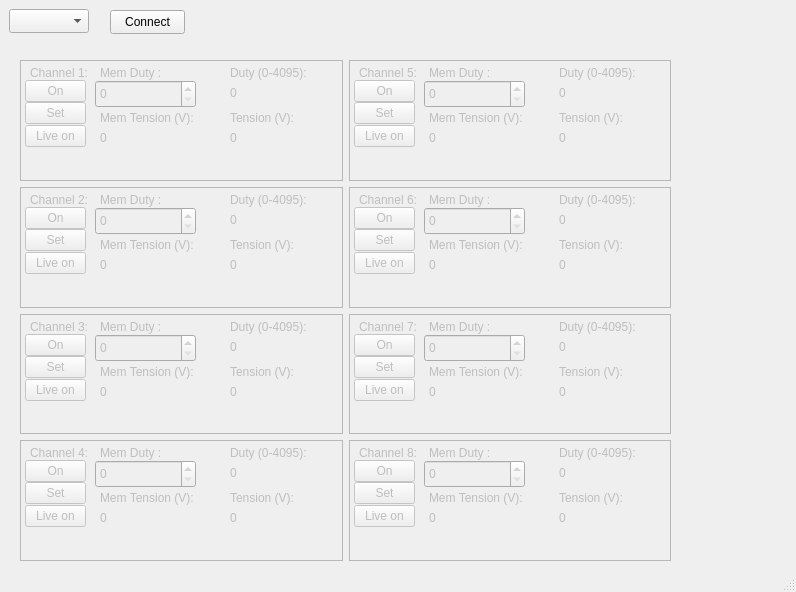
<?xml version="1.0" encoding="UTF-8"?>
<ui version="4.0">
 <class>MainWindow</class>
 <widget class="QMainWindow" name="MainWindow">
  <property name="geometry">
   <rect>
    <x>0</x>
    <y>0</y>
    <width>796</width>
    <height>592</height>
   </rect>
  </property>
  <property name="windowTitle">
   <string>MainWindow</string>
  </property>
  <widget class="QWidget" name="centralwidget">
   <widget class="QComboBox" name="comboBox_Port">
    <property name="geometry">
     <rect>
      <x>9</x>
      <y>9</y>
      <width>80</width>
      <height>24</height>
     </rect>
    </property>
   </widget>
   <widget class="QPushButton" name="pushButton_Serial_Connect">
    <property name="geometry">
     <rect>
      <x>110</x>
      <y>10</y>
      <width>75</width>
      <height>24</height>
     </rect>
    </property>
    <property name="text">
     <string>Connect</string>
    </property>
   </widget>
   <widget class="QWidget" name="">
    <property name="geometry">
     <rect>
      <x>20</x>
      <y>60</y>
      <width>651</width>
      <height>501</height>
     </rect>
    </property>
    <layout class="QGridLayout" name="gridLayout_2">
     <item row="0" column="0">
      <widget class="QFrame" name="frame_Channel_CH_1">
       <property name="enabled">
        <bool>false</bool>
       </property>
       <property name="frameShape">
        <enum>QFrame::Shape::StyledPanel</enum>
       </property>
       <property name="frameShadow">
        <enum>QFrame::Shadow::Raised</enum>
       </property>
       <widget class="QLabel" name="label">
        <property name="geometry">
         <rect>
          <x>10</x>
          <y>5</y>
          <width>61</width>
          <height>16</height>
         </rect>
        </property>
        <property name="layoutDirection">
         <enum>Qt::LayoutDirection::LeftToRight</enum>
        </property>
        <property name="text">
         <string>Channel 1:</string>
        </property>
       </widget>
       <widget class="QPushButton" name="pushButton_State_CH_1">
        <property name="geometry">
         <rect>
          <x>5</x>
          <y>20</y>
          <width>61</width>
          <height>22</height>
         </rect>
        </property>
        <property name="text">
         <string>On</string>
        </property>
       </widget>
       <widget class="QSpinBox" name="spinBox_Duty_CH_1">
        <property name="enabled">
         <bool>false</bool>
        </property>
        <property name="geometry">
         <rect>
          <x>75</x>
          <y>20</y>
          <width>101</width>
          <height>28</height>
         </rect>
        </property>
        <property name="maximum">
         <number>4095</number>
        </property>
       </widget>
       <widget class="QLabel" name="label_2">
        <property name="geometry">
         <rect>
          <x>80</x>
          <y>5</y>
          <width>111</width>
          <height>16</height>
         </rect>
        </property>
        <property name="text">
         <string>Mem Duty :</string>
        </property>
       </widget>
       <widget class="QLabel" name="label_3">
        <property name="geometry">
         <rect>
          <x>80</x>
          <y>50</y>
          <width>101</width>
          <height>16</height>
         </rect>
        </property>
        <property name="text">
         <string>Mem Tension (V):</string>
        </property>
       </widget>
       <widget class="QLabel" name="label_Voltage_CH_1">
        <property name="geometry">
         <rect>
          <x>80</x>
          <y>70</y>
          <width>49</width>
          <height>16</height>
         </rect>
        </property>
        <property name="text">
         <string>0</string>
        </property>
       </widget>
       <widget class="QPushButton" name="pushButton_Set_CH_1">
        <property name="enabled">
         <bool>false</bool>
        </property>
        <property name="geometry">
         <rect>
          <x>5</x>
          <y>42</y>
          <width>61</width>
          <height>22</height>
         </rect>
        </property>
        <property name="text">
         <string>Set</string>
        </property>
       </widget>
       <widget class="QPushButton" name="pushButton_LiveState_CH_1">
        <property name="enabled">
         <bool>false</bool>
        </property>
        <property name="geometry">
         <rect>
          <x>5</x>
          <y>65</y>
          <width>61</width>
          <height>22</height>
         </rect>
        </property>
        <property name="text">
         <string>Live on</string>
        </property>
       </widget>
       <widget class="QLabel" name="label_4">
        <property name="geometry">
         <rect>
          <x>210</x>
          <y>50</y>
          <width>71</width>
          <height>16</height>
         </rect>
        </property>
        <property name="text">
         <string>Tension (V):</string>
        </property>
       </widget>
       <widget class="QLabel" name="label_Current_Voltage_CH_1">
        <property name="geometry">
         <rect>
          <x>210</x>
          <y>70</y>
          <width>49</width>
          <height>16</height>
         </rect>
        </property>
        <property name="text">
         <string>0</string>
        </property>
       </widget>
       <widget class="QLabel" name="label_5">
        <property name="geometry">
         <rect>
          <x>210</x>
          <y>5</y>
          <width>81</width>
          <height>16</height>
         </rect>
        </property>
        <property name="text">
         <string>Duty (0-4095):</string>
        </property>
       </widget>
       <widget class="QLabel" name="label_Current_Duty_CH_1">
        <property name="geometry">
         <rect>
          <x>210</x>
          <y>25</y>
          <width>49</width>
          <height>16</height>
         </rect>
        </property>
        <property name="text">
         <string>0</string>
        </property>
       </widget>
      </widget>
     </item>
     <item row="0" column="1">
      <widget class="QFrame" name="frame_Channel_CH_5">
       <property name="enabled">
        <bool>false</bool>
       </property>
       <property name="frameShape">
        <enum>QFrame::Shape::StyledPanel</enum>
       </property>
       <property name="frameShadow">
        <enum>QFrame::Shadow::Raised</enum>
       </property>
       <widget class="QLabel" name="label_21">
        <property name="geometry">
         <rect>
          <x>10</x>
          <y>5</y>
          <width>61</width>
          <height>16</height>
         </rect>
        </property>
        <property name="layoutDirection">
         <enum>Qt::LayoutDirection::LeftToRight</enum>
        </property>
        <property name="text">
         <string>Channel 5:</string>
        </property>
       </widget>
       <widget class="QPushButton" name="pushButton_State_CH_5">
        <property name="geometry">
         <rect>
          <x>5</x>
          <y>20</y>
          <width>61</width>
          <height>22</height>
         </rect>
        </property>
        <property name="text">
         <string>On</string>
        </property>
       </widget>
       <widget class="QSpinBox" name="spinBox_Duty_CH_5">
        <property name="enabled">
         <bool>false</bool>
        </property>
        <property name="geometry">
         <rect>
          <x>75</x>
          <y>20</y>
          <width>101</width>
          <height>28</height>
         </rect>
        </property>
        <property name="maximum">
         <number>4095</number>
        </property>
       </widget>
       <widget class="QLabel" name="label_22">
        <property name="geometry">
         <rect>
          <x>80</x>
          <y>5</y>
          <width>111</width>
          <height>16</height>
         </rect>
        </property>
        <property name="text">
         <string>Mem Duty :</string>
        </property>
       </widget>
       <widget class="QLabel" name="label_23">
        <property name="geometry">
         <rect>
          <x>80</x>
          <y>50</y>
          <width>101</width>
          <height>16</height>
         </rect>
        </property>
        <property name="text">
         <string>Mem Tension (V):</string>
        </property>
       </widget>
       <widget class="QLabel" name="label_Voltage_CH_5">
        <property name="geometry">
         <rect>
          <x>80</x>
          <y>70</y>
          <width>49</width>
          <height>16</height>
         </rect>
        </property>
        <property name="text">
         <string>0</string>
        </property>
       </widget>
       <widget class="QPushButton" name="pushButton_Set_CH_5">
        <property name="enabled">
         <bool>false</bool>
        </property>
        <property name="geometry">
         <rect>
          <x>5</x>
          <y>42</y>
          <width>61</width>
          <height>22</height>
         </rect>
        </property>
        <property name="text">
         <string>Set</string>
        </property>
       </widget>
       <widget class="QPushButton" name="pushButton_LiveState_CH_5">
        <property name="enabled">
         <bool>false</bool>
        </property>
        <property name="geometry">
         <rect>
          <x>5</x>
          <y>65</y>
          <width>61</width>
          <height>22</height>
         </rect>
        </property>
        <property name="text">
         <string>Live on</string>
        </property>
       </widget>
       <widget class="QLabel" name="label_24">
        <property name="geometry">
         <rect>
          <x>210</x>
          <y>50</y>
          <width>71</width>
          <height>16</height>
         </rect>
        </property>
        <property name="text">
         <string>Tension (V):</string>
        </property>
       </widget>
       <widget class="QLabel" name="label_Current_Voltage_CH_5">
        <property name="geometry">
         <rect>
          <x>210</x>
          <y>70</y>
          <width>49</width>
          <height>16</height>
         </rect>
        </property>
        <property name="text">
         <string>0</string>
        </property>
       </widget>
       <widget class="QLabel" name="label_25">
        <property name="geometry">
         <rect>
          <x>210</x>
          <y>5</y>
          <width>81</width>
          <height>16</height>
         </rect>
        </property>
        <property name="text">
         <string>Duty (0-4095):</string>
        </property>
       </widget>
       <widget class="QLabel" name="label_Current_Duty_CH_5">
        <property name="geometry">
         <rect>
          <x>210</x>
          <y>25</y>
          <width>49</width>
          <height>16</height>
         </rect>
        </property>
        <property name="text">
         <string>0</string>
        </property>
       </widget>
      </widget>
     </item>
     <item row="1" column="0">
      <widget class="QFrame" name="frame_Channel_CH_2">
       <property name="enabled">
        <bool>false</bool>
       </property>
       <property name="frameShape">
        <enum>QFrame::Shape::StyledPanel</enum>
       </property>
       <property name="frameShadow">
        <enum>QFrame::Shadow::Raised</enum>
       </property>
       <widget class="QLabel" name="label_6">
        <property name="geometry">
         <rect>
          <x>10</x>
          <y>5</y>
          <width>61</width>
          <height>16</height>
         </rect>
        </property>
        <property name="layoutDirection">
         <enum>Qt::LayoutDirection::LeftToRight</enum>
        </property>
        <property name="text">
         <string>Channel 2:</string>
        </property>
       </widget>
       <widget class="QPushButton" name="pushButton_State_CH_2">
        <property name="geometry">
         <rect>
          <x>5</x>
          <y>20</y>
          <width>61</width>
          <height>22</height>
         </rect>
        </property>
        <property name="text">
         <string>On</string>
        </property>
       </widget>
       <widget class="QSpinBox" name="spinBox_Duty_CH_2">
        <property name="enabled">
         <bool>false</bool>
        </property>
        <property name="geometry">
         <rect>
          <x>75</x>
          <y>20</y>
          <width>101</width>
          <height>28</height>
         </rect>
        </property>
        <property name="maximum">
         <number>4095</number>
        </property>
       </widget>
       <widget class="QLabel" name="label_7">
        <property name="geometry">
         <rect>
          <x>80</x>
          <y>5</y>
          <width>111</width>
          <height>16</height>
         </rect>
        </property>
        <property name="text">
         <string>Mem Duty :</string>
        </property>
       </widget>
       <widget class="QLabel" name="label_8">
        <property name="geometry">
         <rect>
          <x>80</x>
          <y>50</y>
          <width>101</width>
          <height>16</height>
         </rect>
        </property>
        <property name="text">
         <string>Mem Tension (V):</string>
        </property>
       </widget>
       <widget class="QLabel" name="label_Voltage_CH_2">
        <property name="geometry">
         <rect>
          <x>80</x>
          <y>70</y>
          <width>49</width>
          <height>16</height>
         </rect>
        </property>
        <property name="text">
         <string>0</string>
        </property>
       </widget>
       <widget class="QPushButton" name="pushButton_Set_CH_2">
        <property name="enabled">
         <bool>false</bool>
        </property>
        <property name="geometry">
         <rect>
          <x>5</x>
          <y>42</y>
          <width>61</width>
          <height>22</height>
         </rect>
        </property>
        <property name="text">
         <string>Set</string>
        </property>
       </widget>
       <widget class="QPushButton" name="pushButton_LiveState_CH_2">
        <property name="enabled">
         <bool>false</bool>
        </property>
        <property name="geometry">
         <rect>
          <x>5</x>
          <y>65</y>
          <width>61</width>
          <height>22</height>
         </rect>
        </property>
        <property name="text">
         <string>Live on</string>
        </property>
       </widget>
       <widget class="QLabel" name="label_9">
        <property name="geometry">
         <rect>
          <x>210</x>
          <y>50</y>
          <width>71</width>
          <height>16</height>
         </rect>
        </property>
        <property name="text">
         <string>Tension (V):</string>
        </property>
       </widget>
       <widget class="QLabel" name="label_Current_Voltage_CH_2">
        <property name="geometry">
         <rect>
          <x>210</x>
          <y>70</y>
          <width>49</width>
          <height>16</height>
         </rect>
        </property>
        <property name="text">
         <string>0</string>
        </property>
       </widget>
       <widget class="QLabel" name="label_10">
        <property name="geometry">
         <rect>
          <x>210</x>
          <y>5</y>
          <width>81</width>
          <height>16</height>
         </rect>
        </property>
        <property name="text">
         <string>Duty (0-4095):</string>
        </property>
       </widget>
       <widget class="QLabel" name="label_Current_Duty_CH_2">
        <property name="geometry">
         <rect>
          <x>210</x>
          <y>25</y>
          <width>49</width>
          <height>16</height>
         </rect>
        </property>
        <property name="text">
         <string>0</string>
        </property>
       </widget>
      </widget>
     </item>
     <item row="1" column="1">
      <widget class="QFrame" name="frame_Channel_CH_6">
       <property name="enabled">
        <bool>false</bool>
       </property>
       <property name="frameShape">
        <enum>QFrame::Shape::StyledPanel</enum>
       </property>
       <property name="frameShadow">
        <enum>QFrame::Shadow::Raised</enum>
       </property>
       <widget class="QLabel" name="label_26">
        <property name="geometry">
         <rect>
          <x>10</x>
          <y>5</y>
          <width>61</width>
          <height>16</height>
         </rect>
        </property>
        <property name="layoutDirection">
         <enum>Qt::LayoutDirection::LeftToRight</enum>
        </property>
        <property name="text">
         <string>Channel 6:</string>
        </property>
       </widget>
       <widget class="QPushButton" name="pushButton_State_CH_6">
        <property name="geometry">
         <rect>
          <x>5</x>
          <y>20</y>
          <width>61</width>
          <height>22</height>
         </rect>
        </property>
        <property name="text">
         <string>On</string>
        </property>
       </widget>
       <widget class="QSpinBox" name="spinBox_Duty_CH_6">
        <property name="enabled">
         <bool>false</bool>
        </property>
        <property name="geometry">
         <rect>
          <x>75</x>
          <y>20</y>
          <width>101</width>
          <height>28</height>
         </rect>
        </property>
        <property name="maximum">
         <number>4095</number>
        </property>
       </widget>
       <widget class="QLabel" name="label_27">
        <property name="geometry">
         <rect>
          <x>80</x>
          <y>5</y>
          <width>111</width>
          <height>16</height>
         </rect>
        </property>
        <property name="text">
         <string>Mem Duty :</string>
        </property>
       </widget>
       <widget class="QLabel" name="label_28">
        <property name="geometry">
         <rect>
          <x>80</x>
          <y>50</y>
          <width>101</width>
          <height>16</height>
         </rect>
        </property>
        <property name="text">
         <string>Mem Tension (V):</string>
        </property>
       </widget>
       <widget class="QLabel" name="label_Voltage_CH_6">
        <property name="geometry">
         <rect>
          <x>80</x>
          <y>70</y>
          <width>49</width>
          <height>16</height>
         </rect>
        </property>
        <property name="text">
         <string>0</string>
        </property>
       </widget>
       <widget class="QPushButton" name="pushButton_Set_CH_6">
        <property name="enabled">
         <bool>false</bool>
        </property>
        <property name="geometry">
         <rect>
          <x>5</x>
          <y>42</y>
          <width>61</width>
          <height>22</height>
         </rect>
        </property>
        <property name="text">
         <string>Set</string>
        </property>
       </widget>
       <widget class="QPushButton" name="pushButton_LiveState_CH_6">
        <property name="enabled">
         <bool>false</bool>
        </property>
        <property name="geometry">
         <rect>
          <x>5</x>
          <y>65</y>
          <width>61</width>
          <height>22</height>
         </rect>
        </property>
        <property name="text">
         <string>Live on</string>
        </property>
       </widget>
       <widget class="QLabel" name="label_29">
        <property name="geometry">
         <rect>
          <x>210</x>
          <y>50</y>
          <width>71</width>
          <height>16</height>
         </rect>
        </property>
        <property name="text">
         <string>Tension (V):</string>
        </property>
       </widget>
       <widget class="QLabel" name="label_Current_Voltage_CH_6">
        <property name="geometry">
         <rect>
          <x>210</x>
          <y>70</y>
          <width>49</width>
          <height>16</height>
         </rect>
        </property>
        <property name="text">
         <string>0</string>
        </property>
       </widget>
       <widget class="QLabel" name="label_30">
        <property name="geometry">
         <rect>
          <x>210</x>
          <y>5</y>
          <width>81</width>
          <height>16</height>
         </rect>
        </property>
        <property name="text">
         <string>Duty (0-4095):</string>
        </property>
       </widget>
       <widget class="QLabel" name="label_Current_Duty_CH_6">
        <property name="geometry">
         <rect>
          <x>210</x>
          <y>25</y>
          <width>49</width>
          <height>16</height>
         </rect>
        </property>
        <property name="text">
         <string>0</string>
        </property>
       </widget>
      </widget>
     </item>
     <item row="2" column="0">
      <widget class="QFrame" name="frame_Channel_CH_3">
       <property name="enabled">
        <bool>false</bool>
       </property>
       <property name="frameShape">
        <enum>QFrame::Shape::StyledPanel</enum>
       </property>
       <property name="frameShadow">
        <enum>QFrame::Shadow::Raised</enum>
       </property>
       <widget class="QLabel" name="label_11">
        <property name="geometry">
         <rect>
          <x>10</x>
          <y>5</y>
          <width>61</width>
          <height>16</height>
         </rect>
        </property>
        <property name="layoutDirection">
         <enum>Qt::LayoutDirection::LeftToRight</enum>
        </property>
        <property name="text">
         <string>Channel 3:</string>
        </property>
       </widget>
       <widget class="QPushButton" name="pushButton_State_CH_3">
        <property name="geometry">
         <rect>
          <x>5</x>
          <y>20</y>
          <width>61</width>
          <height>22</height>
         </rect>
        </property>
        <property name="text">
         <string>On</string>
        </property>
       </widget>
       <widget class="QSpinBox" name="spinBox_Duty_CH_3">
        <property name="enabled">
         <bool>false</bool>
        </property>
        <property name="geometry">
         <rect>
          <x>75</x>
          <y>20</y>
          <width>101</width>
          <height>28</height>
         </rect>
        </property>
        <property name="maximum">
         <number>4095</number>
        </property>
       </widget>
       <widget class="QLabel" name="label_12">
        <property name="geometry">
         <rect>
          <x>80</x>
          <y>5</y>
          <width>111</width>
          <height>16</height>
         </rect>
        </property>
        <property name="text">
         <string>Mem Duty :</string>
        </property>
       </widget>
       <widget class="QLabel" name="label_13">
        <property name="geometry">
         <rect>
          <x>80</x>
          <y>50</y>
          <width>101</width>
          <height>16</height>
         </rect>
        </property>
        <property name="text">
         <string>Mem Tension (V):</string>
        </property>
       </widget>
       <widget class="QLabel" name="label_Voltage_CH_3">
        <property name="geometry">
         <rect>
          <x>80</x>
          <y>70</y>
          <width>49</width>
          <height>16</height>
         </rect>
        </property>
        <property name="text">
         <string>0</string>
        </property>
       </widget>
       <widget class="QPushButton" name="pushButton_Set_CH_3">
        <property name="enabled">
         <bool>false</bool>
        </property>
        <property name="geometry">
         <rect>
          <x>5</x>
          <y>42</y>
          <width>61</width>
          <height>22</height>
         </rect>
        </property>
        <property name="text">
         <string>Set</string>
        </property>
       </widget>
       <widget class="QPushButton" name="pushButton_LiveState_CH_3">
        <property name="enabled">
         <bool>false</bool>
        </property>
        <property name="geometry">
         <rect>
          <x>5</x>
          <y>65</y>
          <width>61</width>
          <height>22</height>
         </rect>
        </property>
        <property name="text">
         <string>Live on</string>
        </property>
       </widget>
       <widget class="QLabel" name="label_14">
        <property name="geometry">
         <rect>
          <x>210</x>
          <y>50</y>
          <width>71</width>
          <height>16</height>
         </rect>
        </property>
        <property name="text">
         <string>Tension (V):</string>
        </property>
       </widget>
       <widget class="QLabel" name="label_Current_Voltage_CH_3">
        <property name="geometry">
         <rect>
          <x>210</x>
          <y>70</y>
          <width>49</width>
          <height>16</height>
         </rect>
        </property>
        <property name="text">
         <string>0</string>
        </property>
       </widget>
       <widget class="QLabel" name="label_15">
        <property name="geometry">
         <rect>
          <x>210</x>
          <y>5</y>
          <width>81</width>
          <height>16</height>
         </rect>
        </property>
        <property name="text">
         <string>Duty (0-4095):</string>
        </property>
       </widget>
       <widget class="QLabel" name="label_Current_Duty_CH_3">
        <property name="geometry">
         <rect>
          <x>210</x>
          <y>25</y>
          <width>49</width>
          <height>16</height>
         </rect>
        </property>
        <property name="text">
         <string>0</string>
        </property>
       </widget>
      </widget>
     </item>
     <item row="2" column="1">
      <widget class="QFrame" name="frame_Channel_CH_7">
       <property name="enabled">
        <bool>false</bool>
       </property>
       <property name="frameShape">
        <enum>QFrame::Shape::StyledPanel</enum>
       </property>
       <property name="frameShadow">
        <enum>QFrame::Shadow::Raised</enum>
       </property>
       <widget class="QLabel" name="label_31">
        <property name="geometry">
         <rect>
          <x>10</x>
          <y>5</y>
          <width>61</width>
          <height>16</height>
         </rect>
        </property>
        <property name="layoutDirection">
         <enum>Qt::LayoutDirection::LeftToRight</enum>
        </property>
        <property name="text">
         <string>Channel 7:</string>
        </property>
       </widget>
       <widget class="QPushButton" name="pushButton_State_CH_7">
        <property name="geometry">
         <rect>
          <x>5</x>
          <y>20</y>
          <width>61</width>
          <height>22</height>
         </rect>
        </property>
        <property name="text">
         <string>On</string>
        </property>
       </widget>
       <widget class="QSpinBox" name="spinBox_Duty_CH_7">
        <property name="enabled">
         <bool>false</bool>
        </property>
        <property name="geometry">
         <rect>
          <x>75</x>
          <y>20</y>
          <width>101</width>
          <height>28</height>
         </rect>
        </property>
        <property name="maximum">
         <number>4095</number>
        </property>
       </widget>
       <widget class="QLabel" name="label_32">
        <property name="geometry">
         <rect>
          <x>80</x>
          <y>5</y>
          <width>111</width>
          <height>16</height>
         </rect>
        </property>
        <property name="text">
         <string>Mem Duty :</string>
        </property>
       </widget>
       <widget class="QLabel" name="label_33">
        <property name="geometry">
         <rect>
          <x>80</x>
          <y>50</y>
          <width>101</width>
          <height>16</height>
         </rect>
        </property>
        <property name="text">
         <string>Mem Tension (V):</string>
        </property>
       </widget>
       <widget class="QLabel" name="label_Voltage_CH_7">
        <property name="geometry">
         <rect>
          <x>80</x>
          <y>70</y>
          <width>49</width>
          <height>16</height>
         </rect>
        </property>
        <property name="text">
         <string>0</string>
        </property>
       </widget>
       <widget class="QPushButton" name="pushButton_Set_CH_7">
        <property name="enabled">
         <bool>false</bool>
        </property>
        <property name="geometry">
         <rect>
          <x>5</x>
          <y>42</y>
          <width>61</width>
          <height>22</height>
         </rect>
        </property>
        <property name="text">
         <string>Set</string>
        </property>
       </widget>
       <widget class="QPushButton" name="pushButton_LiveState_CH_7">
        <property name="enabled">
         <bool>false</bool>
        </property>
        <property name="geometry">
         <rect>
          <x>5</x>
          <y>65</y>
          <width>61</width>
          <height>22</height>
         </rect>
        </property>
        <property name="text">
         <string>Live on</string>
        </property>
       </widget>
       <widget class="QLabel" name="label_34">
        <property name="geometry">
         <rect>
          <x>210</x>
          <y>50</y>
          <width>71</width>
          <height>16</height>
         </rect>
        </property>
        <property name="text">
         <string>Tension (V):</string>
        </property>
       </widget>
       <widget class="QLabel" name="label_Current_Voltage_CH_7">
        <property name="geometry">
         <rect>
          <x>210</x>
          <y>70</y>
          <width>49</width>
          <height>16</height>
         </rect>
        </property>
        <property name="text">
         <string>0</string>
        </property>
       </widget>
       <widget class="QLabel" name="label_35">
        <property name="geometry">
         <rect>
          <x>210</x>
          <y>5</y>
          <width>81</width>
          <height>16</height>
         </rect>
        </property>
        <property name="text">
         <string>Duty (0-4095):</string>
        </property>
       </widget>
       <widget class="QLabel" name="label_Current_Duty_CH_7">
        <property name="geometry">
         <rect>
          <x>210</x>
          <y>25</y>
          <width>49</width>
          <height>16</height>
         </rect>
        </property>
        <property name="text">
         <string>0</string>
        </property>
       </widget>
      </widget>
     </item>
     <item row="3" column="0">
      <widget class="QFrame" name="frame_Channel_CH_4">
       <property name="enabled">
        <bool>false</bool>
       </property>
       <property name="frameShape">
        <enum>QFrame::Shape::StyledPanel</enum>
       </property>
       <property name="frameShadow">
        <enum>QFrame::Shadow::Raised</enum>
       </property>
       <widget class="QLabel" name="label_16">
        <property name="geometry">
         <rect>
          <x>10</x>
          <y>5</y>
          <width>61</width>
          <height>16</height>
         </rect>
        </property>
        <property name="layoutDirection">
         <enum>Qt::LayoutDirection::LeftToRight</enum>
        </property>
        <property name="text">
         <string>Channel 4:</string>
        </property>
       </widget>
       <widget class="QPushButton" name="pushButton_State_CH_4">
        <property name="geometry">
         <rect>
          <x>5</x>
          <y>20</y>
          <width>61</width>
          <height>22</height>
         </rect>
        </property>
        <property name="text">
         <string>On</string>
        </property>
       </widget>
       <widget class="QSpinBox" name="spinBox_Duty_CH_4">
        <property name="enabled">
         <bool>false</bool>
        </property>
        <property name="geometry">
         <rect>
          <x>75</x>
          <y>20</y>
          <width>101</width>
          <height>28</height>
         </rect>
        </property>
        <property name="maximum">
         <number>4095</number>
        </property>
       </widget>
       <widget class="QLabel" name="label_17">
        <property name="geometry">
         <rect>
          <x>80</x>
          <y>5</y>
          <width>111</width>
          <height>16</height>
         </rect>
        </property>
        <property name="text">
         <string>Mem Duty :</string>
        </property>
       </widget>
       <widget class="QLabel" name="label_18">
        <property name="geometry">
         <rect>
          <x>80</x>
          <y>50</y>
          <width>101</width>
          <height>16</height>
         </rect>
        </property>
        <property name="text">
         <string>Mem Tension (V):</string>
        </property>
       </widget>
       <widget class="QLabel" name="label_Voltage_CH_4">
        <property name="geometry">
         <rect>
          <x>80</x>
          <y>70</y>
          <width>49</width>
          <height>16</height>
         </rect>
        </property>
        <property name="text">
         <string>0</string>
        </property>
       </widget>
       <widget class="QPushButton" name="pushButton_Set_CH_4">
        <property name="enabled">
         <bool>false</bool>
        </property>
        <property name="geometry">
         <rect>
          <x>5</x>
          <y>42</y>
          <width>61</width>
          <height>22</height>
         </rect>
        </property>
        <property name="text">
         <string>Set</string>
        </property>
       </widget>
       <widget class="QPushButton" name="pushButton_LiveState_CH_4">
        <property name="enabled">
         <bool>false</bool>
        </property>
        <property name="geometry">
         <rect>
          <x>5</x>
          <y>65</y>
          <width>61</width>
          <height>22</height>
         </rect>
        </property>
        <property name="text">
         <string>Live on</string>
        </property>
       </widget>
       <widget class="QLabel" name="label_19">
        <property name="geometry">
         <rect>
          <x>210</x>
          <y>50</y>
          <width>71</width>
          <height>16</height>
         </rect>
        </property>
        <property name="text">
         <string>Tension (V):</string>
        </property>
       </widget>
       <widget class="QLabel" name="label_Current_Voltage_CH_4">
        <property name="geometry">
         <rect>
          <x>210</x>
          <y>70</y>
          <width>49</width>
          <height>16</height>
         </rect>
        </property>
        <property name="text">
         <string>0</string>
        </property>
       </widget>
       <widget class="QLabel" name="label_20">
        <property name="geometry">
         <rect>
          <x>210</x>
          <y>5</y>
          <width>81</width>
          <height>16</height>
         </rect>
        </property>
        <property name="text">
         <string>Duty (0-4095):</string>
        </property>
       </widget>
       <widget class="QLabel" name="label_Current_Duty_CH_4">
        <property name="geometry">
         <rect>
          <x>210</x>
          <y>25</y>
          <width>49</width>
          <height>16</height>
         </rect>
        </property>
        <property name="text">
         <string>0</string>
        </property>
       </widget>
      </widget>
     </item>
     <item row="3" column="1">
      <widget class="QFrame" name="frame_Channel_CH_8">
       <property name="enabled">
        <bool>false</bool>
       </property>
       <property name="frameShape">
        <enum>QFrame::Shape::StyledPanel</enum>
       </property>
       <property name="frameShadow">
        <enum>QFrame::Shadow::Raised</enum>
       </property>
       <widget class="QLabel" name="label_36">
        <property name="geometry">
         <rect>
          <x>10</x>
          <y>5</y>
          <width>61</width>
          <height>16</height>
         </rect>
        </property>
        <property name="layoutDirection">
         <enum>Qt::LayoutDirection::LeftToRight</enum>
        </property>
        <property name="text">
         <string>Channel 8:</string>
        </property>
       </widget>
       <widget class="QPushButton" name="pushButton_State_CH_8">
        <property name="geometry">
         <rect>
          <x>5</x>
          <y>20</y>
          <width>61</width>
          <height>22</height>
         </rect>
        </property>
        <property name="text">
         <string>On</string>
        </property>
       </widget>
       <widget class="QSpinBox" name="spinBox_Duty_CH_8">
        <property name="enabled">
         <bool>false</bool>
        </property>
        <property name="geometry">
         <rect>
          <x>75</x>
          <y>20</y>
          <width>101</width>
          <height>28</height>
         </rect>
        </property>
        <property name="maximum">
         <number>4095</number>
        </property>
       </widget>
       <widget class="QLabel" name="label_37">
        <property name="geometry">
         <rect>
          <x>80</x>
          <y>5</y>
          <width>111</width>
          <height>16</height>
         </rect>
        </property>
        <property name="text">
         <string>Mem Duty :</string>
        </property>
       </widget>
       <widget class="QLabel" name="label_38">
        <property name="geometry">
         <rect>
          <x>80</x>
          <y>50</y>
          <width>101</width>
          <height>16</height>
         </rect>
        </property>
        <property name="text">
         <string>Mem Tension (V):</string>
        </property>
       </widget>
       <widget class="QLabel" name="label_Voltage_CH_8">
        <property name="geometry">
         <rect>
          <x>80</x>
          <y>70</y>
          <width>49</width>
          <height>16</height>
         </rect>
        </property>
        <property name="text">
         <string>0</string>
        </property>
       </widget>
       <widget class="QPushButton" name="pushButton_Set_CH_8">
        <property name="enabled">
         <bool>false</bool>
        </property>
        <property name="geometry">
         <rect>
          <x>5</x>
          <y>42</y>
          <width>61</width>
          <height>22</height>
         </rect>
        </property>
        <property name="text">
         <string>Set</string>
        </property>
       </widget>
       <widget class="QPushButton" name="pushButton_LiveState_CH_8">
        <property name="enabled">
         <bool>false</bool>
        </property>
        <property name="geometry">
         <rect>
          <x>5</x>
          <y>65</y>
          <width>61</width>
          <height>22</height>
         </rect>
        </property>
        <property name="text">
         <string>Live on</string>
        </property>
       </widget>
       <widget class="QLabel" name="label_39">
        <property name="geometry">
         <rect>
          <x>210</x>
          <y>50</y>
          <width>71</width>
          <height>16</height>
         </rect>
        </property>
        <property name="text">
         <string>Tension (V):</string>
        </property>
       </widget>
       <widget class="QLabel" name="label_Current_Voltage_CH_8">
        <property name="geometry">
         <rect>
          <x>210</x>
          <y>70</y>
          <width>49</width>
          <height>16</height>
         </rect>
        </property>
        <property name="text">
         <string>0</string>
        </property>
       </widget>
       <widget class="QLabel" name="label_40">
        <property name="geometry">
         <rect>
          <x>210</x>
          <y>5</y>
          <width>81</width>
          <height>16</height>
         </rect>
        </property>
        <property name="text">
         <string>Duty (0-4095):</string>
        </property>
       </widget>
       <widget class="QLabel" name="label_Current_Duty_CH_8">
        <property name="geometry">
         <rect>
          <x>210</x>
          <y>25</y>
          <width>49</width>
          <height>16</height>
         </rect>
        </property>
        <property name="text">
         <string>0</string>
        </property>
       </widget>
      </widget>
     </item>
    </layout>
   </widget>
  </widget>
  <widget class="QStatusBar" name="statusbar"/>
 </widget>
 <resources/>
 <connections/>
</ui>
